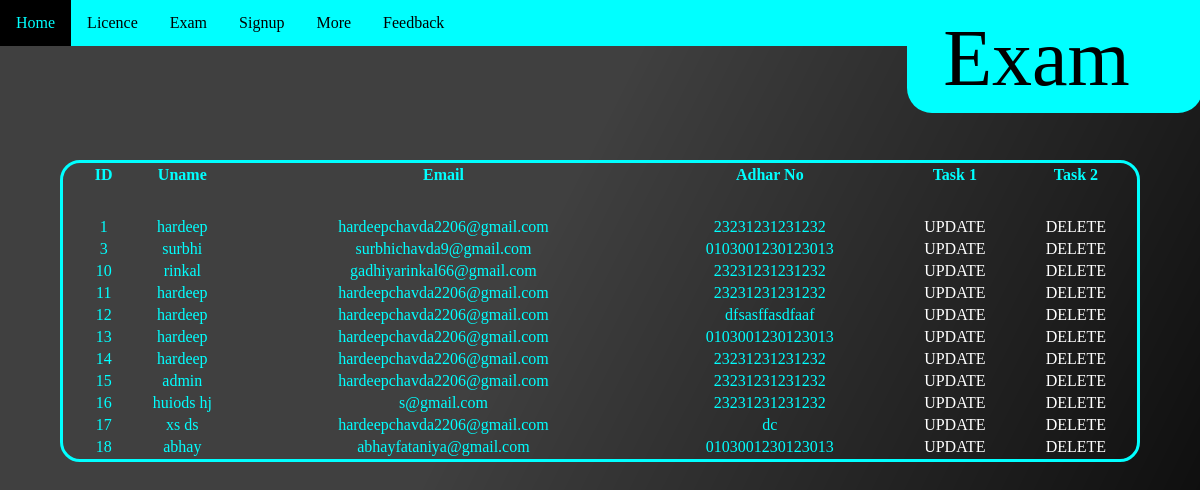
/admin/exam.php, run on the app's committed database.
### tables this page shows
CREATE TABLE `exam` (
  `id` int(11) NOT NULL,
  `uname` varchar(55) NOT NULL,
  `email` varchar(85) NOT NULL,
  `adharno` varchar(100) NOT NULL
);

### admin/exam.php (the view, shortened to what this page needs)
<?php
    include('connect.php');
?>
        <html><head></head>
        <body>
        <nav>
            <ul>
                <li><a href='Home.php'>Home</a></li>
                <li class='dropdown'>
                <a class='dropbtn'>Licence</a>
                </li>
                <li><a href='exam.php'>Exam</a></li>
                <li><a href='reg.php'>Signup</a></li>
                <li class='dropdown'>
                <a class='dropbtn'>More</a>
                </li>
                <li><a href='Feedback.php'>Feedback</a></li>
            </ul>
        </nav>
        <div class="head">Exam</div>
        <table>
        <tr>
        <th>ID</th>
        <th>Uname</th>
        <th>Email</th>
        <th>Adhar No</th>
        <th>Task 1</th>
        <th>Task 2</th>
        </tr><tr></tr><tr></tr><tr></tr><tr></tr><tr></tr><tr></tr><tr></tr><tr></tr><tr></tr><tr></tr><tr></tr><tr></tr><tr></tr><tr></tr><tr></tr>
<?php
        $q = mysqli_query($cn,"select * from exam");
    while($r = mysqli_fetch_array($q))
    {
        echo "
        <tr>
            <td><center>".$r[0]."</center></td>
            <td><center>".$r[1]."</center></td>
            <td><center>".$r[2]."</center></td>
            <td><center>".$r[3]."</center></td>
            <td><center><a class='link' href='examupd.php?id=".$r[0]." '>UPDATE</a></center></td>
            <td><center><a class='link' href='examdel.php?id=".$r[0]." '>DELETE</a></center></td>
        </tr>";
    }
        echo "</table></body></html>";
?>

### admin/exam.php (style rules this page uses)
* { margin: 0%; overflow: hidden; font-family: 'Lucida Sans'; }
body { background-image: url('blackBG.png'); }
nav ul { margin: 0; padding: 0; background-color:aqua; color: black; overflow: hidden; z-index: 5; }
nav li { float: left; }
nav li a { display: block; color:black; text-align: center; padding: 14px 16px; text-decoration: none; z-index: 5; }
.link { color:white; text-decoration: none; }
.head { width: 260px; height: 100px; background-color: aqua; border-radius: 25px; font-size: 80px; padding-left: 3%; position: absolute; left: 75.6%; animation-name: head; animation-duration: 2s; animation-fill-mode: forwards; }
table { position: absolute; top:20%; left:5%; border: 3px solid aqua; border-radius:20px; padding-left: 20px; width:90%; color:aqua; animation-name: fade; animation-duration: 4s; animation-fill-mode: forwards; }

### data on the page
exam: id "1", uname "hardeep", email "hardeepchavda2206@gmail.com", adharno "23231231231232"
exam: id "3", uname "surbhi", email "surbhichavda9@gmail.com", adharno "0103001230123013"
exam: id "10", uname "rinkal", email "gadhiyarinkal66@gmail.com", adharno "23231231231232"
exam: id "11", uname "hardeep", email "hardeepchavda2206@gmail.com", adharno "23231231231232"
exam: id "12", uname "hardeep", email "hardeepchavda2206@gmail.com", adharno "dfsasffasdfaaf"
exam: id "13", uname "hardeep", email "hardeepchavda2206@gmail.com", adharno "0103001230123013"
exam: id "14", uname "hardeep", email "hardeepchavda2206@gmail.com", adharno "23231231231232"
exam: id "15", uname "admin", email "hardeepchavda2206@gmail.com", adharno "23231231231232"
exam: id "16", uname "huiods hj", email "s@gmail.com", adharno "23231231231232"
exam: id "17", uname "xs ds", email "hardeepchavda2206@gmail.com", adharno "dc"
exam: id "18", uname "abhay", email "abhayfataniya@gmail.com", adharno "0103001230123013"
